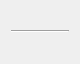
<?xml version="1.0" encoding="UTF-8"?>
<ui version="4.0">
 <class>RewardAdder</class>
 <widget class="QWidget" name="RewardAdder">
  <property name="geometry">
   <rect>
    <x>0</x>
    <y>0</y>
    <width>80</width>
    <height>64</height>
   </rect>
  </property>
  <property name="windowTitle">
   <string>Form</string>
  </property>
  <layout class="QVBoxLayout" name="vLayoutMain">
   <item>
    <layout class="QHBoxLayout" name="hLayoutSelector"/>
   </item>
   <item>
    <widget class="Line" name="line">
     <property name="orientation">
      <enum>Qt::Horizontal</enum>
     </property>
    </widget>
   </item>
  </layout>
 </widget>
 <resources/>
 <connections/>
</ui>
